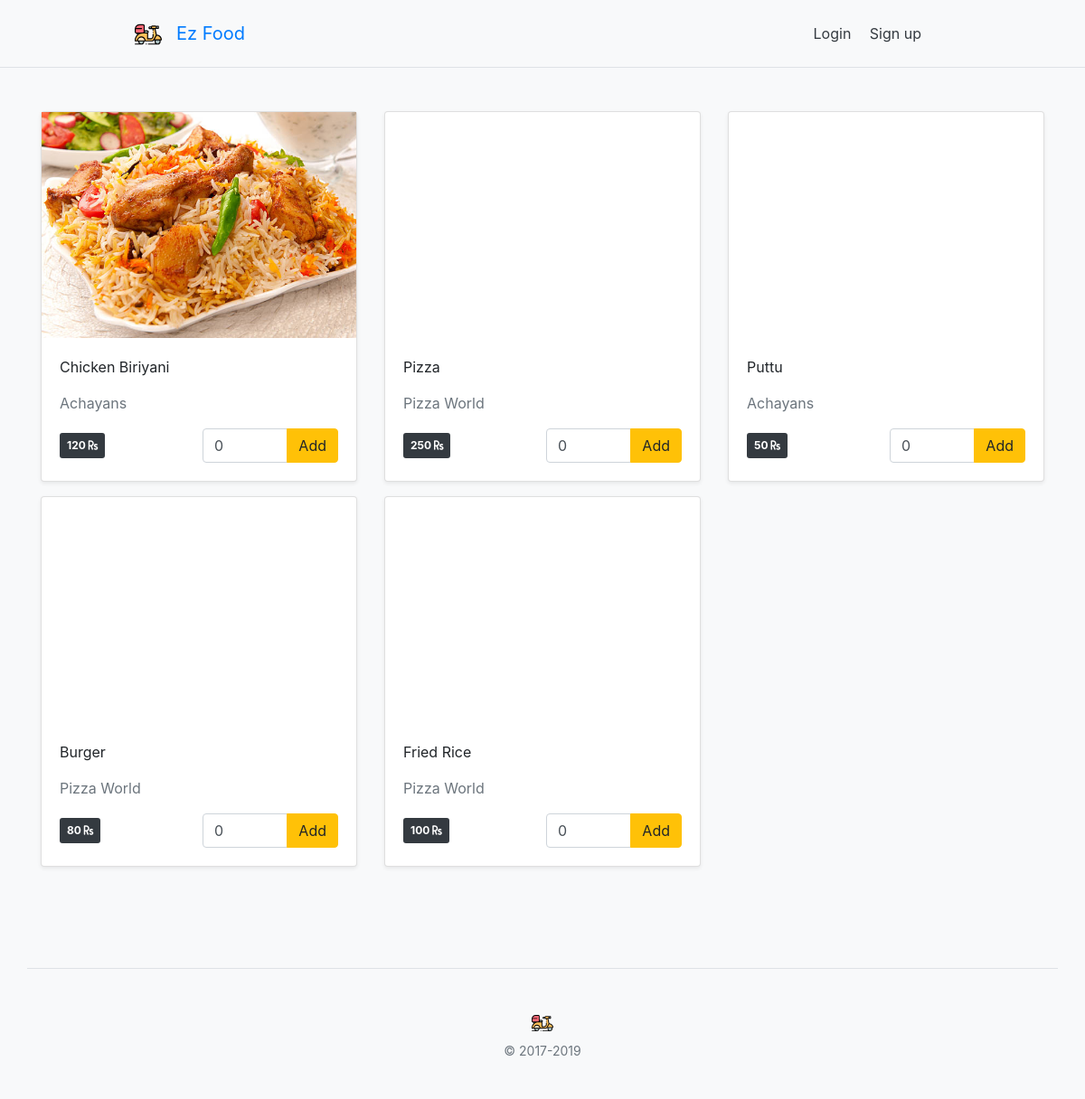
The page / on the database its author committed.
### app/models.py (models this page shows, shortened)
class MenuItem(models.Model):
    user = models.ForeignKey(User,on_delete=models.CASCADE)
    name = models.CharField(max_length = 100)
    price = models.IntegerField(default=100)
    image = models.ImageField(upload_to="upload",default='default.svg')
    active = models.BooleanField(default=True)

class Restaurant(models.Model):
    user = models.OneToOneField(User,on_delete=models.CASCADE)
    id = models.AutoField(primary_key=True)
    name = models.CharField(max_length = 100)
    address1 = models.CharField(max_length=100,default='')
    address2 = models.CharField(max_length=100,default='')
    country = models.CharField(max_length=100,default='')
    state = models.CharField(max_length=100,default='')
    zip = models.CharField(max_length=100,default='')
    location = models.CharField(max_length = 100,default="India")
    tag = models.CharField(max_length=100,default='')

### app/views/general.py (the view)
# urls.py: path('', views.home, name='home' ),
def home(request):
    data = {'title': 'Welcome to ezFood'}
    items = MenuItem.objects.filter(active=True)
    if items and items.count() > 0 :
        data['menuItems'] = items
    data  = processData(request,data)
    for  mItem in items:
        print(mItem.id)
        for cItem in data['cartItems']:
            if(mItem.id == cItem['id']):
                mItem.quantity = cItem['quantity']
    return render(request,'index.html',data)

### ezFood/utils.py (called while the page is built)
def processData(request=None,data=None):
    img = {
        'logo' : 'logo.svg'
    }
    cartItemsFromSession = request.session.get('items', {})
    appliedCoupon = False,
    for item in cartItemsFromSession:
        print(item)
    appData = {'appliedCoupon':appliedCoupon,'companyName':'Ez Food','errorQuote':randomErrorQuotes(),'img':img,'cartItems':cartItemsFromSession }
    if(data is None):
        data = {}
    appData.update(data)
    return appData

def randomErrorQuotes():
    return random.choice([
        'looks like something went wrong on out end. please check after sometime or contact admin ',
        'something went wrong',
    ])

### templates/index.html (shortened to what this page needs)
{% extends 'base.html' %}
{% block content %}
<div class="album py-5">
    <div class="container">
        <div class="row">
            {% for item in menuItems %}
            <div class="col-md-4">
                <div class="card mb-3 shadow-sm">
                    {% if  item.image %}
                    <div class="d-block img-fixed" style="background:url('{{item.image.url}}');background-size:cover">
                        &nbsp;</div>
                    {% else %}
                    <div class="d-block img-fixed" style="background:url('/media/default.svg');background-size:cover">
                        &nbsp;</div>
                    {% endif %}
                    <div class="card-body">
                        <p class="card-text">{{item.name | title}}</p>
                        <p class="text-secondary">{{item.user.restaurant.name | title}}</p>
                        <div style="display: flex;align-items: center;"
                            class="d-flex justify-content-between align-items-center">
                            <div class="p-2 badge badge-dark">{{item.price}} <i class="fas fa-rupee-sign"></i></div>
                            <form action="{% url 'addItemToCart' %}">
                                <div class="input-group" style="width:150px;border-radius: 3px 0 0 3px  ;">
                                    {% if item.quantity > 0   %}
                                    <input type="number" name="count" value="{{ item.quantity}}" class="form-control">
                                    {% else %}
                                    <input type="number" name="count" value="0" class="form-control">
                                    {% endif %}
                                    <div class="input-group-append">
                                        <button class="btn btn-warning" type="submit">Add</button>
                                    </div>
                                </div>
                            </form>
                        </div>
                    </div>
                </div>
            </div>
            {% endfor %}
        </div>
    </div>
</div>
{% endblock content %}

### templates/base.html (shortened to what this page needs)
{% load static%}
{% load cart_tags %}
<!DOCTYPE html>
<html lang="en">
<head>
    {% block head %}
    <link rel="stylesheet" href="{% static 'bower_components/bootstrap/dist/css/bootstrap.min.css' %}">
    <link rel="stylesheet" href="{% static 'bower_components/components-font-awesome/css/all.min.css' %}">
    <link rel="stylesheet" href="{% static 'styles/style.css' %}">
    {% endblock %}
</head>
<body class="bg-light">
    {% block header %}
    <div class="border-bottom">
 <div class="d-flex max-900 flex-column flex-md-row align-items-center pt-3 px-md-4 mb-3 bg-light">
 <a class="navbar-brand" href="{% url 'home' %}">
    <img src="{% static 'images/' %}{{img.logo}}" width="30" height="30" alt="">
  </a>
  <h5 class="my-0 mr-md-auto font-weight-normal"><a href="{% url 'home' %}" style="text-secondary">{{ companyName  }}</a></h5>
  <nav class="my-2 my-md-0 mr-md-3">
    {% if user.is_authenticated and user.username  %}
          <a class="p-2 text-dark" href="{% url 'profile' %}">{{user.username | title}}</a>
          <a class="p-2 text-dark" href="{% url 'logout' %}">logout</a>
    {% else %}
      {% if request.resolver_match.url_name != 'login' %}
          <a class="p-2 text-dark" href="{% url 'login' %}">Login</a>
      {% endif %}
      {% if request.resolver_match.url_name  != 'signup' %}
        <a class="p-2 mr-2 text-dark" href="{% url 'signup' %}">Sign up</a>
      {% endif %}
    {% endif %}
    </nav>
    </div>
    </div>
    {% endblock %}
    {% block content %}{% endblock %}
    {% block footer %}
        <footer class="container pt-4 my-md-5 pt-md-5 border-top text-center">
    <div class="row">
      <div class="col-12 col-md">
        <img class="mb-2" src="{% static 'images/' %}{{img.logo}}" alt="" width="24" height="24">
        <small class="d-block mb-3 text-muted">© 2017-2019</small>
      </div>
    </div>
  </footer>
    {% endblock %}
</body>
</html>

### static/styles/style.css (style rules this page uses)
.badge { border-radius: 3px; }
.max-900 { max-width: 950px !important; margin: auto; }
.img-fixed { height: 250px; }

### rows shown on the page
MenuItem: image (picture), name "Chicken Biriyani", user.restaurant.name "Achayans", price "120"
MenuItem: name "Pizza", user.restaurant.name "Pizza World", price "250"
MenuItem: name "Puttu", user.restaurant.name "Achayans", price "50"
MenuItem: name "Burger", user.restaurant.name "Pizza World", price "80"
MenuItem: name "Fried Rice", user.restaurant.name "Pizza World", price "100"

### other values the page prints
{{ companyName }} "Ez Food"
